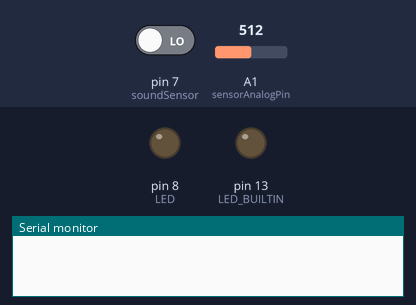
This sketch was run on a simulated Arduino Uno, built with avr-gcc and run on an emulated ATmega328P. On the bench: output pins drawn as LEDs (lit = HIGH), the last lines printed to the serial monitor. Inputs (shaded band) come from the test bench; at power-on: pin 7 (soundSensor) LOW, A1 (sensorAnalogPin) = 512.

Above: at 1.2 s.
1.3 s: pin 7 (soundSensor) driven HIGH
At 2.4 s:
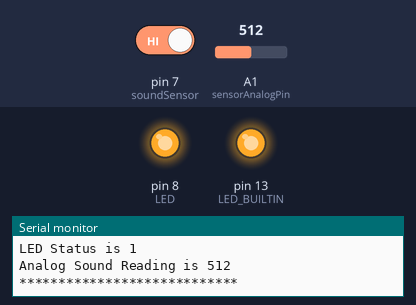
4.3 s: pin 7 (soundSensor) driven LOW
At 5.9 s:
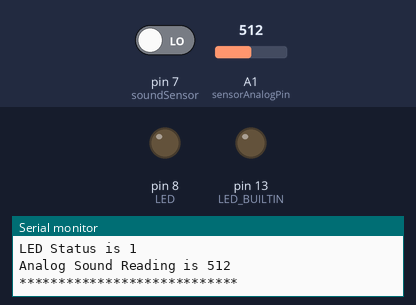
Timing chart, 0 to 7.4 s (numbered marks = the images above; inputs shaded):
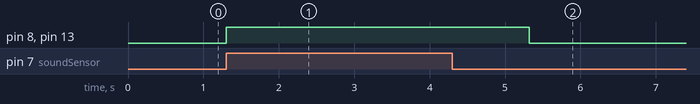

Measured:
- after the input at 1.3 s, pin 8 (LED), pin 13 (LED_BUILTIN): LOW → HIGH at once
- after the input at 4.3 s, pin 8 (LED), pin 13 (LED_BUILTIN): HIGH → LOW after 1.0 s

The sketch:

clap_analog_read.ino
```cpp
  const int soundSensor=7;
  boolean LEDStatus=false;
  const int LED = 8;
  const int sensorAnalogPin=A1;

  void setup() {
   pinMode(soundSensor,INPUT);
   pinMode(LED_BUILTIN,OUTPUT);
   pinMode(LED,OUTPUT);
   Serial.begin(9600);
  }

  void loop() {
    int SensorData=digitalRead(soundSensor);
    digitalWrite(LED_BUILTIN,LOW);
    digitalWrite(LED,LOW);

    if(SensorData==1){
      if(LEDStatus==false){
          LEDStatus=true;
          digitalWrite(LED,HIGH);
          digitalWrite(LED_BUILTIN,HIGH);
          Serial.print("LED Status is ");
          Serial.println(LEDStatus);
          Serial.print("Analog Sound Reading is ");
          Serial.println(analogRead(A1));
          Serial.println("****************************");
          delay(2000);
      }
      else{
          LEDStatus=false;
          digitalWrite(LED,LOW);
          digitalWrite(LED_BUILTIN,LOW);
      }
    }
   }
```
